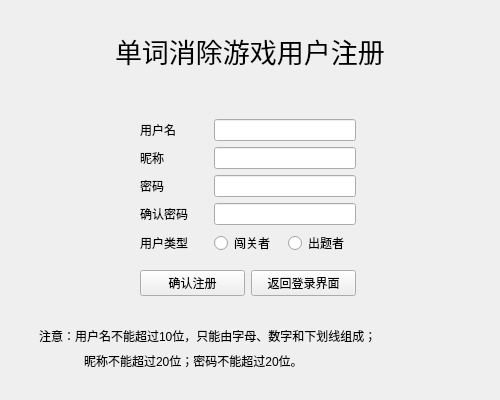
<?xml version="1.0" encoding="UTF-8"?>
<ui version="4.0">
 <class>Register</class>
 <widget class="QWidget" name="Register">
  <property name="geometry">
   <rect>
    <x>0</x>
    <y>0</y>
    <width>500</width>
    <height>400</height>
   </rect>
  </property>
  <property name="windowTitle">
   <string>Form</string>
  </property>
  <widget class="QWidget" name="layoutWidget">
   <property name="geometry">
    <rect>
     <x>140</x>
     <y>110</y>
     <width>216</width>
     <height>197</height>
    </rect>
   </property>
   <layout class="QGridLayout" name="gridLayout_register">
    <item row="0" column="0">
     <layout class="QGridLayout" name="gridLayout_input">
      <item row="0" column="0">
       <widget class="QLabel" name="label_userName">
        <property name="text">
         <string>用户名</string>
        </property>
       </widget>
      </item>
      <item row="0" column="1" colspan="2">
       <widget class="QLineEdit" name="userName"/>
      </item>
      <item row="1" column="0">
       <widget class="QLabel" name="label_nickName">
        <property name="text">
         <string>昵称</string>
        </property>
       </widget>
      </item>
      <item row="1" column="1" colspan="2">
       <widget class="QLineEdit" name="nickName">
        <property name="echoMode">
         <enum>QLineEdit::Normal</enum>
        </property>
       </widget>
      </item>
      <item row="2" column="0">
       <widget class="QLabel" name="label_passWord">
        <property name="text">
         <string>密码</string>
        </property>
       </widget>
      </item>
      <item row="2" column="1" colspan="2">
       <widget class="QLineEdit" name="passWord">
        <property name="echoMode">
         <enum>QLineEdit::Password</enum>
        </property>
       </widget>
      </item>
      <item row="3" column="0">
       <widget class="QLabel" name="label_confirmpassWord">
        <property name="text">
         <string>确认密码</string>
        </property>
       </widget>
      </item>
      <item row="3" column="1" colspan="2">
       <widget class="QLineEdit" name="confirmpassWord">
        <property name="echoMode">
         <enum>QLineEdit::Password</enum>
        </property>
       </widget>
      </item>
      <item row="4" column="0">
       <widget class="QLabel" name="label_userType">
        <property name="text">
         <string>用户类型</string>
        </property>
       </widget>
      </item>
      <item row="4" column="1">
       <widget class="QRadioButton" name="radioButton_player">
        <property name="text">
         <string>闯关者</string>
        </property>
        <attribute name="buttonGroup">
         <string notr="true">userCategory</string>
        </attribute>
       </widget>
      </item>
      <item row="4" column="2">
       <widget class="QRadioButton" name="radioButton_manager">
        <property name="text">
         <string>出题者</string>
        </property>
        <attribute name="buttonGroup">
         <string notr="true">userCategory</string>
        </attribute>
       </widget>
      </item>
     </layout>
    </item>
    <item row="1" column="0">
     <layout class="QGridLayout" name="gridLayout_button">
      <item row="0" column="0">
       <widget class="QPushButton" name="confirmButton">
        <property name="text">
         <string>确认注册</string>
        </property>
        <property name="default">
         <bool>false</bool>
        </property>
       </widget>
      </item>
      <item row="0" column="1">
       <widget class="QPushButton" name="loginButton">
        <property name="text">
         <string>返回登录界面</string>
        </property>
        <property name="default">
         <bool>false</bool>
        </property>
       </widget>
      </item>
     </layout>
    </item>
   </layout>
  </widget>
  <widget class="QLabel" name="label_title">
   <property name="geometry">
    <rect>
     <x>115</x>
     <y>30</y>
     <width>270</width>
     <height>41</height>
    </rect>
   </property>
   <property name="font">
    <font>
     <family>Ubuntu</family>
     <pointsize>20</pointsize>
     <weight>50</weight>
     <italic>false</italic>
     <bold>false</bold>
    </font>
   </property>
   <property name="styleSheet">
    <string notr="true">font: 20pt;</string>
   </property>
   <property name="text">
    <string>单词消除游戏用户注册</string>
   </property>
   <property name="textFormat">
    <enum>Qt::AutoText</enum>
   </property>
  </widget>
  <widget class="QLabel" name="hint">
   <property name="geometry">
    <rect>
     <x>39</x>
     <y>325</y>
     <width>422</width>
     <height>21</height>
    </rect>
   </property>
   <property name="text">
    <string>注意：用户名不能超过10位，只能由字母、数字和下划线组成；</string>
   </property>
  </widget>
  <widget class="QLabel" name="hint_2">
   <property name="geometry">
    <rect>
     <x>84</x>
     <y>350</y>
     <width>281</width>
     <height>21</height>
    </rect>
   </property>
   <property name="text">
    <string>昵称不能超过20位；密码不能超过20位。</string>
   </property>
  </widget>
 </widget>
 <resources/>
 <connections/>
 <buttongroups>
  <buttongroup name="userCategory"/>
 </buttongroups>
</ui>
